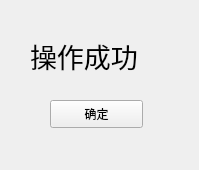
<?xml version="1.0" encoding="UTF-8"?>
<ui version="4.0">
 <class>SuccessWidget</class>
 <widget class="QWidget" name="SuccessWidget">
  <property name="geometry">
   <rect>
    <x>0</x>
    <y>0</y>
    <width>199</width>
    <height>170</height>
   </rect>
  </property>
  <property name="windowTitle">
   <string>Form</string>
  </property>
  <widget class="QLabel" name="label">
   <property name="geometry">
    <rect>
     <x>30</x>
     <y>30</y>
     <width>171</width>
     <height>51</height>
    </rect>
   </property>
   <property name="font">
    <font>
     <family>方正姚体</family>
     <pointsize>20</pointsize>
    </font>
   </property>
   <property name="text">
    <string>操作成功</string>
   </property>
  </widget>
  <widget class="QPushButton" name="Btn">
   <property name="geometry">
    <rect>
     <x>50</x>
     <y>100</y>
     <width>93</width>
     <height>28</height>
    </rect>
   </property>
   <property name="text">
    <string>确定</string>
   </property>
  </widget>
 </widget>
 <resources/>
 <connections/>
</ui>
